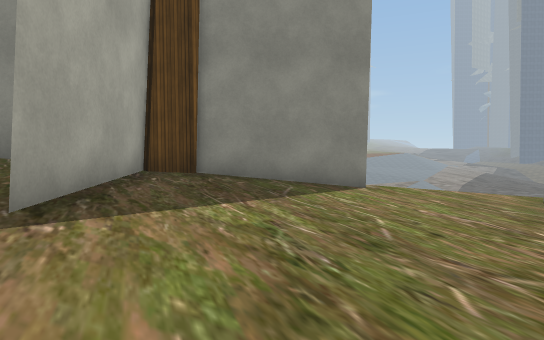
view 1 (above)

24 first-person views from a walk through a Unity game level. The camera is 1.4 m above the floor, tilts 2° down and sees 75° across. The floor is counted in squares, 2 m on a side. Each view is taken from the middle of a square. On the plan, view 1 faces up. The plan holds only what a view shows up to about 11 squares ahead; the rest is blank. The place goes on beyond the plan. Some surface patterns are stand-ins.

view 2
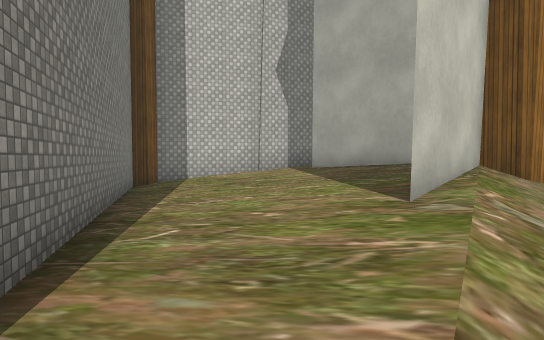

view 3
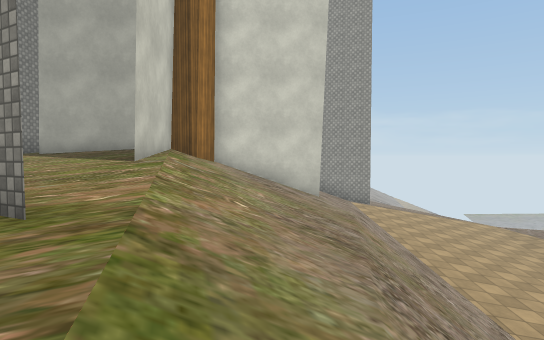

view 4
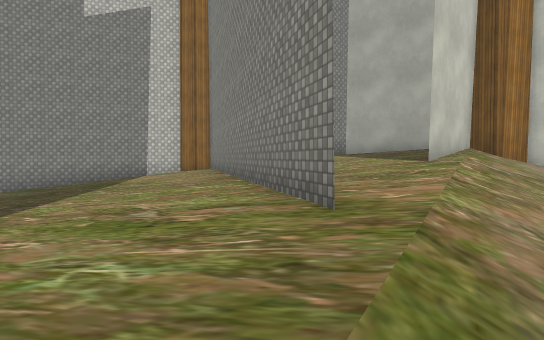

view 5
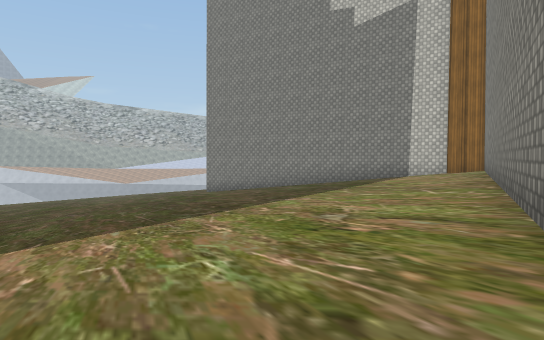

view 6
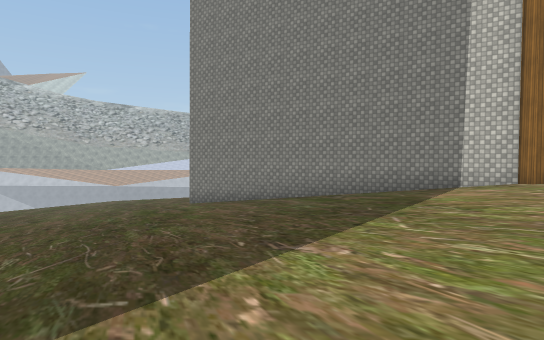

view 7
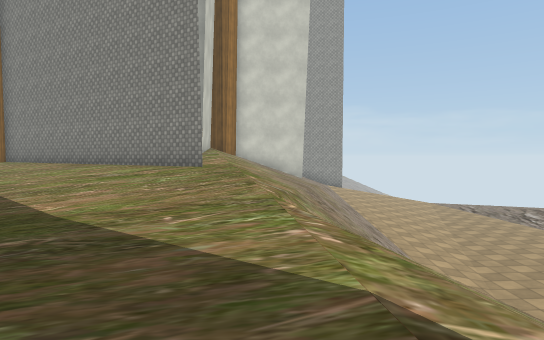

view 8
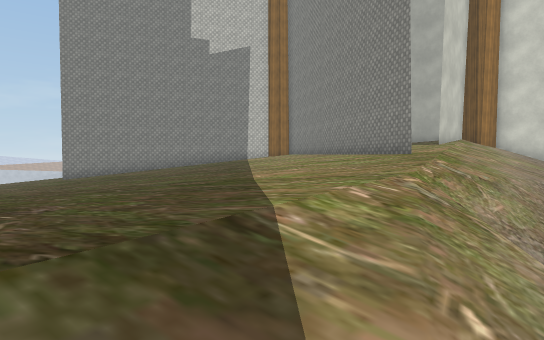

view 9
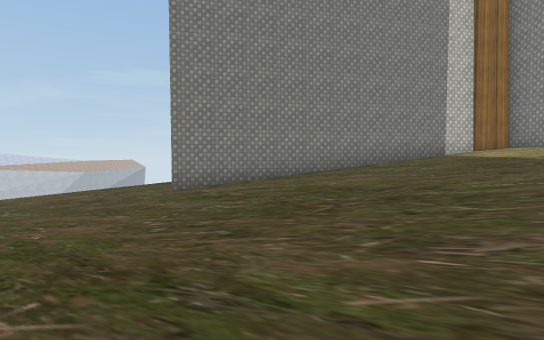

view 10
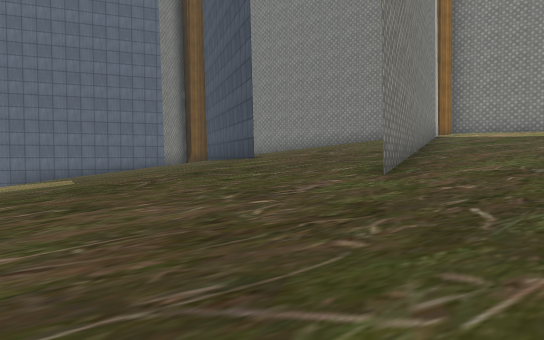

view 11
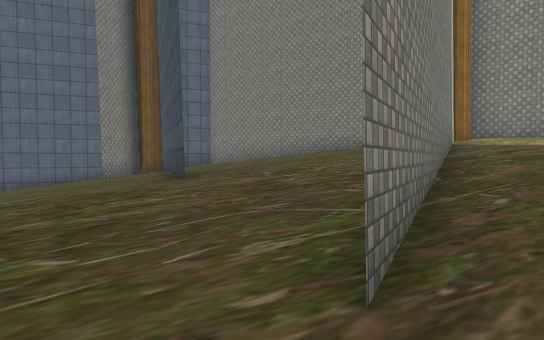

view 12
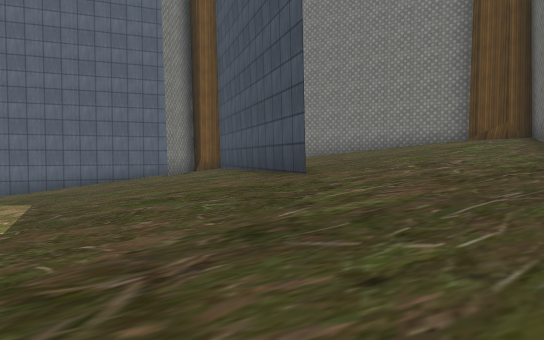

view 13
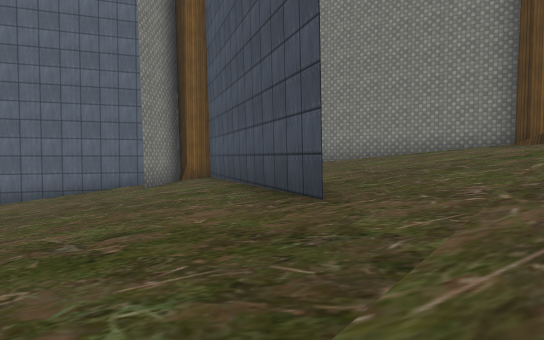

view 14
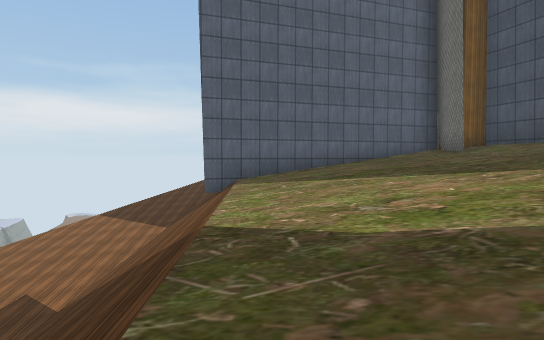

view 15
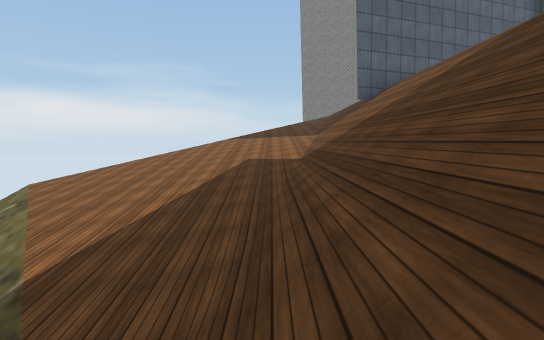

view 16
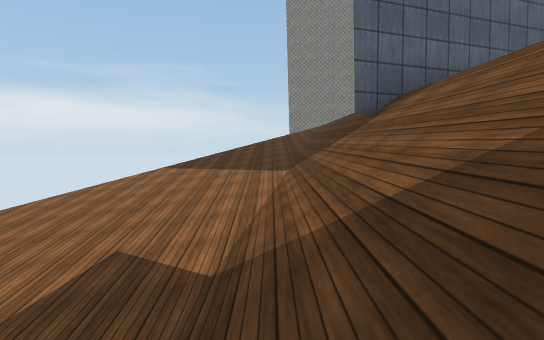

view 17
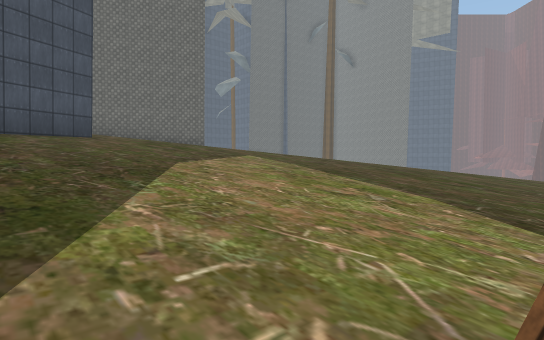

view 18
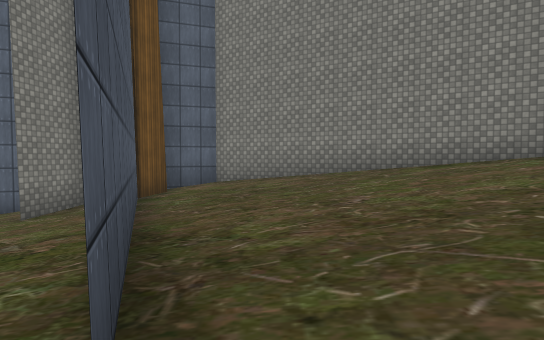

view 19
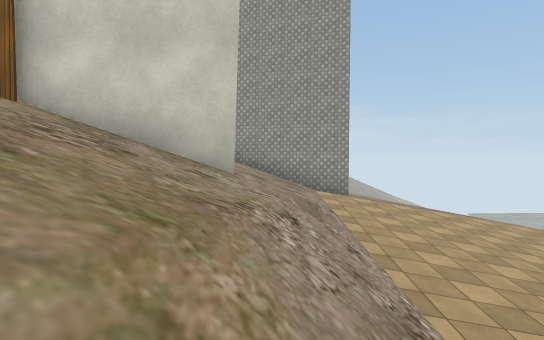

view 20
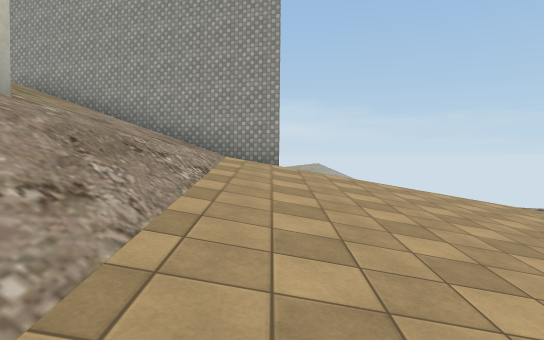

view 21
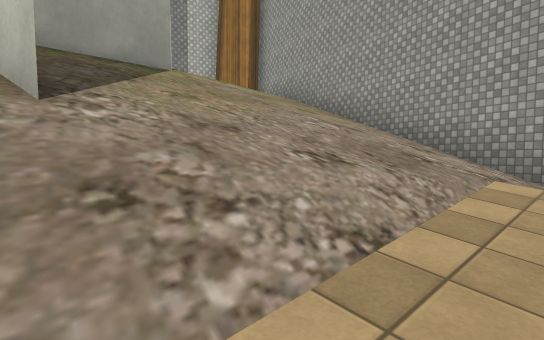

view 22
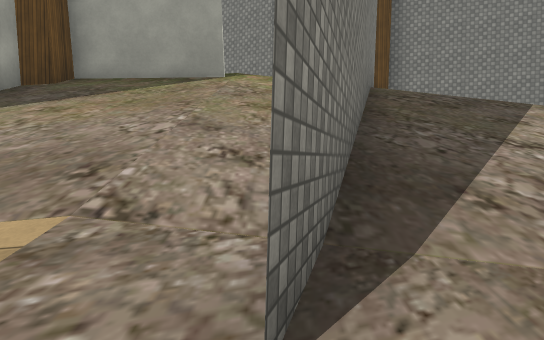

view 23
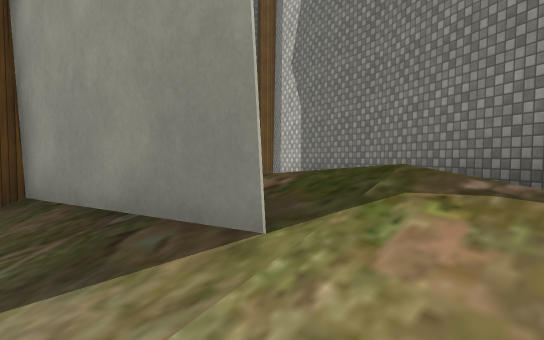

view 24
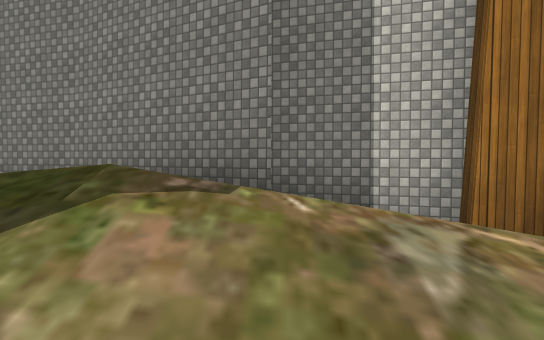

### Floor plan
Key: @ floor where view 1 was taken; # wall or solid block; . main floor; - floor 1.5 m lower than the main floor; : floor 1.75 m higher than the main floor; + floor 3.25 m higher than the main floor; _ floor 3.25 m lower than the main floor; < floor 4.75 m lower than the main floor; * floor 4.75 m higher than the main floor; ( floor 6.25 m lower than the main floor; / step, stairs or slope; = window, fence, low wall or low ledge.
Columns run from 13 left of view 1 to 14 right of it. Each row starts with its distance up from view 1.
 15       ..------- _____
 14       .....------____
 13      .#......------__
 12     /=#.////////////
 11    //#///////////////   ////
 10    //#/////=/////////////:::
  9   ///#/////#///////////+::::
  8   +/##/////#//////+++++:::::
  7    +#//////#///+++#+++:::::
  6     #+/########+++#+++:::::
  5    ##+****+#+++++##++::::::
  4 #####     +#+++++#+++::::::
  3     ####  +#++++##++:::::::
  2         ##+++++##+++::::::..
  1           ##+++#+++::::::..
  0            ##@+#+++:::::....
 -1             ####++::::::....
 -2              #####:::::.....
 -3             ##+++###:::.....
 -4             #+++:::###......
 -5            ##::::::::##.....
 -6           ##:::::::::......
 -7           #::::::::::.......
 -8           #::::####........
 -9           #:####..........
-10           ###.............
-11            ###............
-12            #..............
-13            ##..............
-14             #...............
-15             #............---
-16             ##.......-----
-17         /////#////////
-18         -/////////////
-19         -_____/////////
-20          /_____<<<(/////
-21           /___<<<(((((
-22             _<<<<(((//
-23              <<<(((//
-24               /((//
-25                ///

Positions as (right, up) in squares from view 1, and headings:
1: (0, 0), facing up
2: (5, 8), facing down-left
3: (8, 9), facing left
4: (8, 9), facing down-left
5: (7, 9), facing down
6: (7, 6), facing down
7: (14, 9), facing left
8: (14, 11), facing down-left
9: (14, 2), facing down-left
10: (14, -7), facing left
11: (11, -6), facing left
12: (11, -8), facing left
13: (9, -8), facing left
14: (9, -16), facing left
15: (10, -20), facing left
16: (6, -19), facing left
17: (2, -17), facing up-right
18: (6, -7), facing left
19: (3, 11), facing left
20: (1, 13), facing left
21: (-2, 13), facing down-left
22: (-7, 14), facing down
23: (-7, 7), facing down-right
24: (-7, 7), facing down
